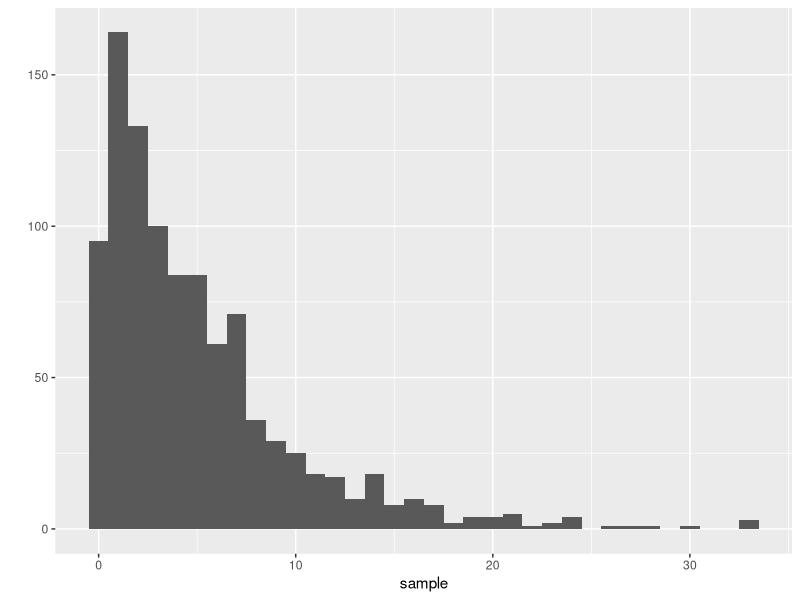
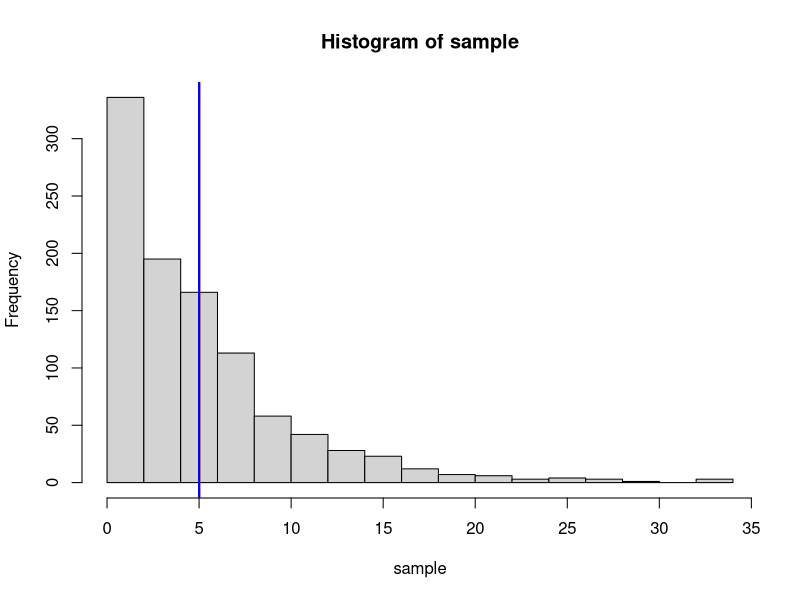
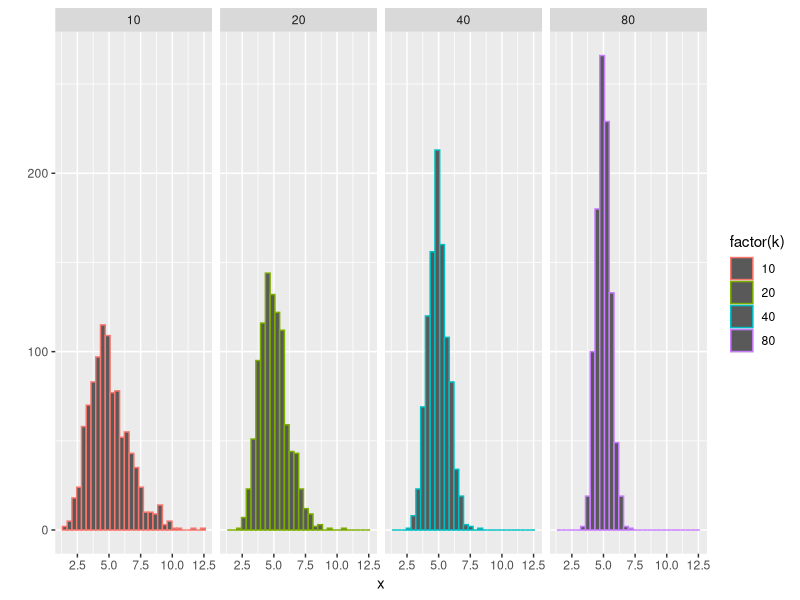
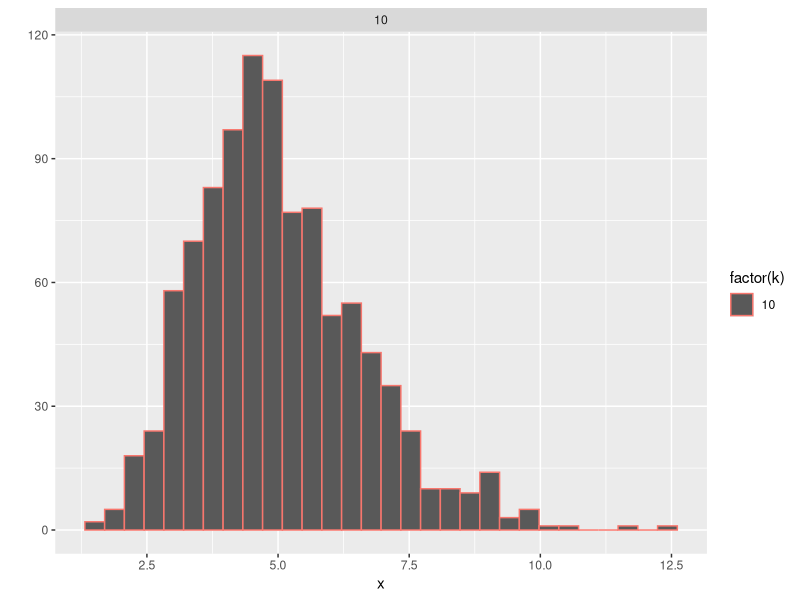
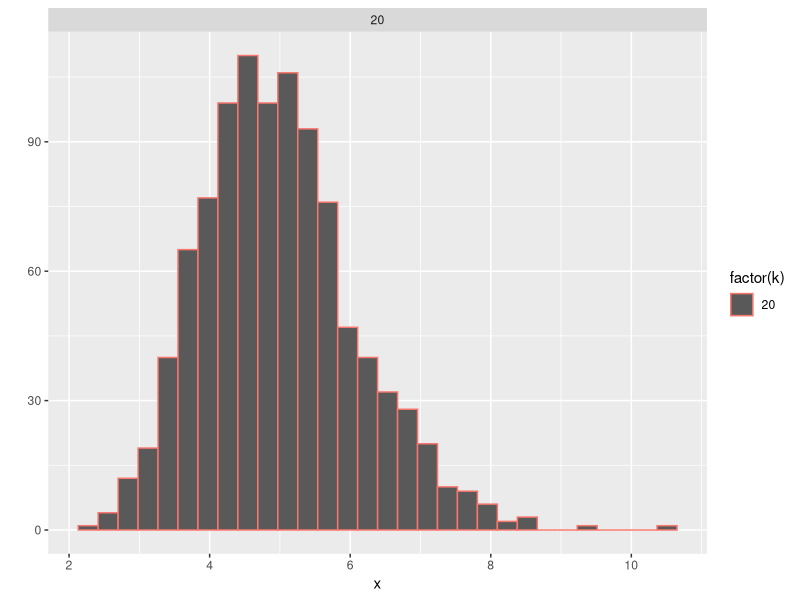
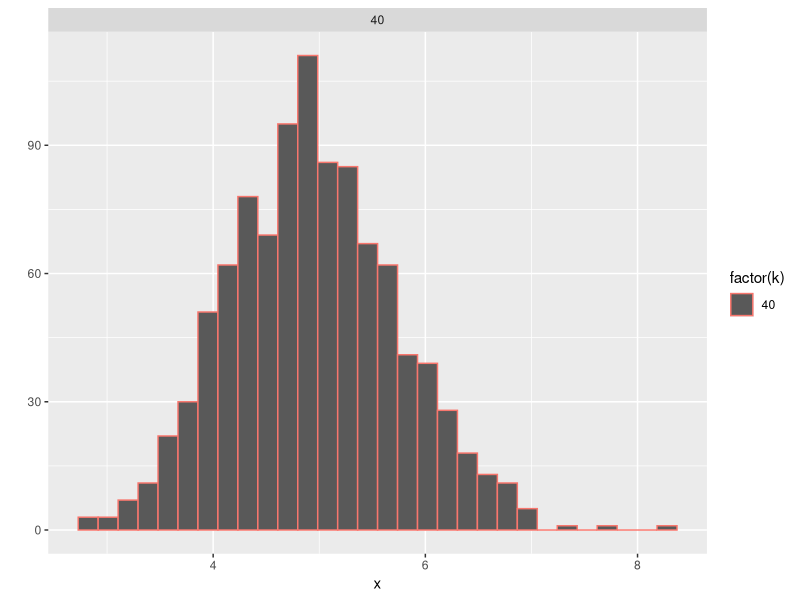
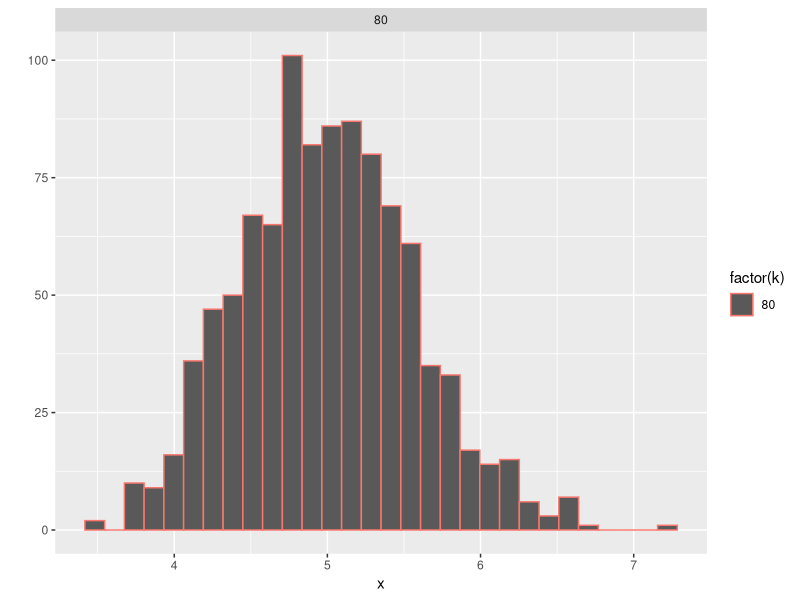
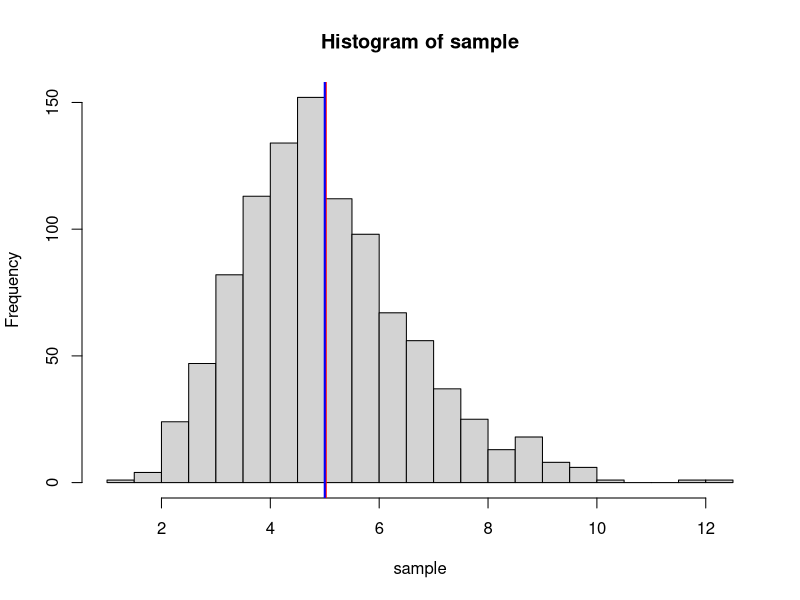

These charts were generated, in order, by the following R code:
#
# SI - Project
#

library(ggplot2);

#
# Exponential
#

set.seed(997);

N <- 1000;

lambda <- 0.2;

sample <- rexp(N, lambda);
qplot(sample, binwidth=1);

hist(sample, breaks=16);
abline(v=mean(sample), lwd=2, col="red");
abline(v=1/lambda, lwd=2, col="blue");

means <- NULL;
ks <- NULL;

for (k in c(10, 20, 40, 80)) {
    for (i in 1:N) {
        means <- c(means, mean(rexp(k, lambda)));
        ks <- c(ks, k);
    }
}

df <- data.frame(x=means, k=ks);
qplot(x, data=df, facets= . ~ k, color=factor(k));

qplot(x, data=df[df$k==10,], facets= . ~ k, color=factor(k));
qplot(x, data=df[df$k==20,], facets= . ~ k, color=factor(k));
qplot(x, data=df[df$k==40,], facets= . ~ k, color=factor(k));
qplot(x, data=df[df$k==80,], facets= . ~ k, color=factor(k));

sample <- df[df$k==10,]$x
hist(sample, breaks=16);
abline(v=mean(sample), lwd=2, col="red");
abline(v=1/lambda, lwd=2, col="blue");


#
# Part 2
#

rm(list = ls());

data(ToothGrowth);

TG = ToothGrowth;

xtabs(    ~ supp + dose, data=TG)

growth <- xtabs(len ~ supp + dose, data=TG) / xtabs(    ~ supp + dose, data=TG);

for (supp in levels(TG$supp)) {
    for (dose in unique(TG$dose)) {
        rows <- which(TG$supp==supp & TG$dose==dose);
        obs <- TG[rows, ];
        print(mean(obs$len));
        print(sd(obs$len));
    }
}

qplot(y=len, x=dose, data=TG, color=supp, geom=c("point", "smooth"));
